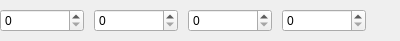
<?xml version="1.0" encoding="UTF-8"?>
<ui version="4.0">
 <class>CColorPicker</class>
 <widget class="QWidget" name="CColorPicker">
  <property name="geometry">
   <rect>
    <x>0</x>
    <y>0</y>
    <width>400</width>
    <height>41</height>
   </rect>
  </property>
  <property name="windowTitle">
   <string>Form</string>
  </property>
  <layout class="QHBoxLayout" name="horizontalLayout">
   <property name="spacing">
    <number>10</number>
   </property>
   <property name="leftMargin">
    <number>0</number>
   </property>
   <property name="topMargin">
    <number>0</number>
   </property>
   <property name="rightMargin">
    <number>0</number>
   </property>
   <property name="bottomMargin">
    <number>0</number>
   </property>
   <item>
    <widget class="QSpinBox" name="pSpinBoxR">
     <property name="maximum">
      <number>255</number>
     </property>
    </widget>
   </item>
   <item>
    <widget class="QSpinBox" name="pSpinBoxG">
     <property name="maximum">
      <number>255</number>
     </property>
    </widget>
   </item>
   <item>
    <widget class="QSpinBox" name="pSpinBoxB">
     <property name="maximum">
      <number>255</number>
     </property>
    </widget>
   </item>
   <item>
    <widget class="QSpinBox" name="pSpinBoxA">
     <property name="maximum">
      <number>255</number>
     </property>
    </widget>
   </item>
   <item>
    <widget class="QWidget" name="pColorDisplay" native="true">
     <property name="sizePolicy">
      <sizepolicy hsizetype="Fixed" vsizetype="Fixed">
       <horstretch>0</horstretch>
       <verstretch>0</verstretch>
      </sizepolicy>
     </property>
     <property name="minimumSize">
      <size>
       <width>24</width>
       <height>24</height>
      </size>
     </property>
     <property name="maximumSize">
      <size>
       <width>24</width>
       <height>24</height>
      </size>
     </property>
    </widget>
   </item>
  </layout>
 </widget>
 <resources/>
 <connections/>
</ui>
